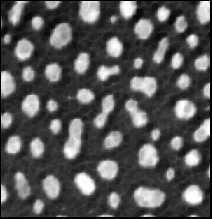
#> input picture Exercises_03ab/exercise_03a_ero1_output.pgm, 212 x 219 px
$ python exercise_03a_erosion.py 5 exercise_03a_ero1_output.pgm out.png
#> lines starting #> are read from the running program, lines starting #| are printed output that depends on the picture

import cv2
import sys
import numpy as np

#exercise_03a_erosion value_i exercise_03a_input_01.pgm exercise_03a_output_01.pgm
if len(sys.argv) != 4:
    print('Example: python exercise_03a_erosion3.py 1 immed_gray_inv.pgm exercise_03a_ero1_output.pgm')
    sys.exit(1)
else:
    try:
        img1 = cv2.imread(sys.argv[2], cv2.IMREAD_GRAYSCALE)
#> img1 is the input picture: shape (219, 212); min 0, max 253, mean 85.1
        img2 = img1.copy()
        i = int(sys.argv[1])
        kernel = np.ones((2*i+1, 2*i+1), np.uint8)
        erosion = cv2.erode(img2, kernel, iterations=1)
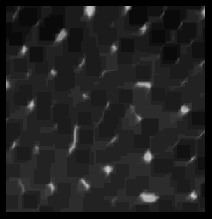
#> erosion: shape (219, 212); min 0, max 219, mean 31.6


        cv2.imwrite(sys.argv[3], erosion)
        cv2.imshow("Window: img2", erosion)
        cv2.waitKey(0)

    except Exception as e:
        print(e)

    # exercise_03a_ero1_output.pgm is created:
    # python exercise_03a_erosion3.py 1 immed_gray_inv.pgm exercise_03a_ero1_output.pgm
    # exercise_03a_ero2_output.pgm is created:
    # python exercise_03a_erosion3.py 2 immed_gray_inv.pgm exercise_03a_ero2_output.pgm
